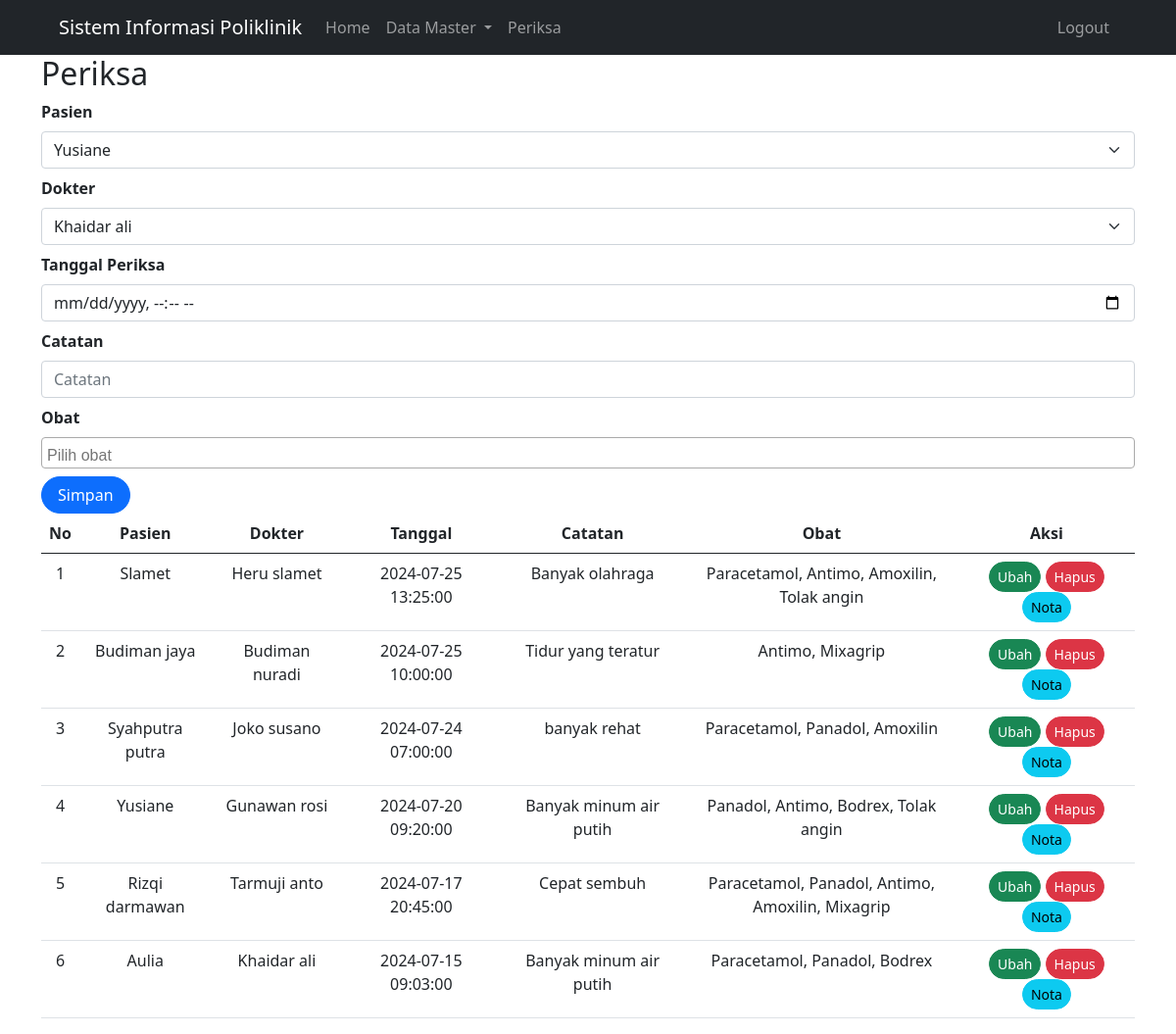
The page /index.php?page=periksa (signed in) on the database its author committed.
### tables this page shows
CREATE TABLE `periksa` (
  `id` int(11) NOT NULL,
  `id_dokter` int(11) DEFAULT NULL,
  `id_pasien` int(11) DEFAULT NULL,
  `tgl_periksa` datetime DEFAULT NULL,
  `catatan` text DEFAULT NULL
);

CREATE TABLE `pasien` (
  `id` int(10) NOT NULL,
  `nama` varchar(255) DEFAULT NULL,
  `alamat` varchar(255) DEFAULT NULL,
  `no_hp` varchar(50) DEFAULT NULL
);

CREATE TABLE `dokter` (
  `id` int(10) NOT NULL,
  `nama` varchar(255) DEFAULT NULL,
  `alamat` varchar(255) DEFAULT NULL,
  `no_hp` varchar(50) DEFAULT NULL
);

### periksa.php (the view, shortened to what this page needs)
<?php
include('./koneksi.php');
?>
<form class="form row" method="POST" action="" name="myForm" onsubmit="return(validate());">
     <?php
     $id_pasien = '';
     $id_dokter = '';
     $tgl_periksa = '';
     $catatan = '';
     ?>
     <div class="col-sm-12 mb-2">
          <label for="inputPasien" class="form-label fw-bold">Pasien</label>
          <select class="form-select" name="id_pasien">
               <?php
               $pasien = mysqli_query($mysqli, "SELECT * FROM pasien");
               while ($data = mysqli_fetch_array($pasien)) {
                    $selected = $data['id'] == $id_pasien ? 'selected' : '';
                    echo "<option value='{$data['id']}' $selected>{$data['nama']}</option>";
               }
               ?>
          </select>
     </div>
     <div class="col-sm-12 mb-2">
          <label for="inputDokter" class="form-label fw-bold">Dokter</label>
          <select class="form-select" name="id_dokter">
               <?php
               $dokter = mysqli_query($mysqli, "SELECT * FROM dokter");
               while ($data = mysqli_fetch_array($dokter)) {
                    $selected = $data['id'] == $id_dokter ? 'selected' : '';
                    echo "<option value='{$data['id']}' $selected>{$data['nama']}</option>";
               }
               ?>
          </select>
     </div>
     <div class="col-sm-12 mb-2">
          <label for="tgl_periksa" class="form-label fw-bold">Tanggal Periksa</label>
          <input type="datetime-local" class="form-control" name="tgl_periksa" id="tgl_periksa" placeholder="Tanggal Periksa" value="<?php echo $tgl_periksa ?>">
     </div>
     <div class="col-sm-12 mb-2">
          <label for="catatan" class="form-label fw-bold">Catatan</label>
          <input type="text" class="form-control" name="catatan" id="catatan" placeholder="Catatan" value="<?php echo $catatan ?>">
     </div>
     <div class="col-sm-12 mb-2">
          <div class="form-group">
               <label for="obat" class="form-label fw-bold">Obat</label>
          </div>
     </div>
     <div class="col">
          <button type="submit" class="btn btn-primary rounded-pill px-3" name="simpan">Simpan</button>
     </div>
</form>
<?php
$result = mysqli_query($mysqli, "SELECT pr.*, d.nama as 'nama_dokter', p.nama as 'nama_pasien' FROM periksa pr LEFT JOIN dokter d ON (pr.id_dokter=d.id) LEFT JOIN pasien p ON (pr.id_pasien=p.id) ORDER BY pr.tgl_periksa DESC");
$no = 1;
?>
<table class="table table-hover table-responsive">
     <thead>
          <tr>
               <th class="text-center alig-items-center">No</th>
               <th class="text-center alig-items-center">Pasien</th>
               <th class="text-center alig-items-center">Dokter</th>
               <th class="text-center alig-items-center">Tanggal</th>
               <th class="text-center alig-items-center">Catatan</th>
               <th class="text-center alig-items-center">Obat</th>
               <th class="text-center alig-items-center">Aksi</th>
          </tr>
     </thead>
     <tbody>
          <?php
          while ($data = mysqli_fetch_array($result)) {
               $obat_result = mysqli_query($mysqli, "SELECT o.nama_obat FROM detail_periksa dp JOIN obat o ON dp.id_obat = o.id WHERE dp.id_periksa = " . $data['id']);
               $obat_names = [];
               while ($obat_data = mysqli_fetch_array($obat_result)) {
                    $obat_names[] = $obat_data['nama_obat'];
               }
               $obat_list = implode(', ', $obat_names);
          ?>
               <tr>
                    <td class="text-center alig-items-center"><?php echo $no++ ?></td>
                    <td class="text-center alig-items-center"><?php echo $data['nama_pasien'] ?></td>
                    <td class="text-center alig-items-center"><?php echo $data['nama_dokter'] ?></td>
                    <td class="text-center alig-items-center"><?php echo $data['tgl_periksa'] ?></td>
                    <td class="text-center alig-items-center"><?php echo $data['catatan'] ?></td>
                    <td class="text-center alig-items-center w-25"><?php echo $obat_list ?></td>
                    <td class="text-center alig-items-center">
                         <a class="btn btn-sm btn-success rounded-pill px-2" href="index.php?page=periksa&id=<?php echo $data['id'] ?>">Ubah</a>
                         <a class="btn btn-sm btn-danger rounded-pill px-2" href="index.php?page=periksa&id=<?php echo $data['id'] ?>&aksi=hapus">Hapus</a>
                         <a class="btn btn-sm btn-info rounded-pill px-2" href="nota.php?id=<?php echo $data['id'] ?>" target="_blank">Nota</a>
                    </td>
               </tr>
          <?php
          }
          ?>
     </tbody>
</table>

### rows shown on the page
periksa: id_pasien.nama "Slamet", id_dokter.nama "Heru slamet", tgl_periksa "2024-07-25 13:25:00", catatan "Banyak olahraga", obat_list "Paracetamol, Antimo, Amoxilin, Tolak angin"
periksa: id_pasien.nama "Budiman jaya", id_dokter.nama "Budiman nuradi", tgl_periksa "2024-07-25 10:00:00", catatan "Tidur yang teratur", obat_list "Antimo, Mixagrip"
periksa: id_pasien.nama "Syahputra putra", id_dokter.nama "Joko susano", tgl_periksa "2024-07-24 07:00:00", catatan "banyak rehat", obat_list "Paracetamol, Panadol, Amoxilin"
periksa: id_pasien.nama "Yusiane", id_dokter.nama "Gunawan rosi", tgl_periksa "2024-07-20 09:20:00", catatan "Banyak minum air putih", obat_list "Panadol, Antimo, Bodrex, Tolak angin"
periksa: id_pasien.nama "Rizqi darmawan", id_dokter.nama "Tarmuji anto", tgl_periksa "2024-07-17 20:45:00", catatan "Cepat sembuh", obat_list "Paracetamol, Panadol, Antimo, Amoxilin, Mixagrip"
periksa: id_pasien.nama "Aulia", id_dokter.nama "Khaidar ali", tgl_periksa "2024-07-15 09:03:00", catatan "Banyak minum air putih", obat_list "Paracetamol, Panadol, Bodrex"

### other values the page prints
$_GET['page'] "Periksa"
form field id_pasien "Yusiane"
form field id_dokter "Khaidar ali"
